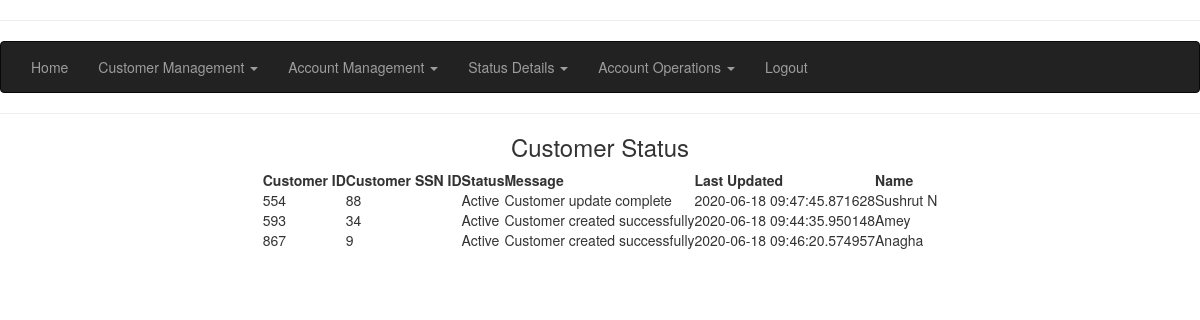
Screenshot of /execpage/customer-status with the database file from the repository.
### app.py (models this page shows, shortened)
class Customer(db.Model):
    customerid = db.Column(db.Integer, primary_key=True, nullable=False)
    customerssn = db.Column(db.Integer, nullable=False)
    customeraccno = db.Column(db.Integer, nullable=False, default=0)
    customeracctype = db.Column(db.String(15), nullable=False, default='N/A')
    customerstatus = db.Column(db.String(15), nullable=False, default='Active')
    customermsg = db.Column(db.String(50), nullable=False, default='Customer created successfully')
    customerupd = db.Column(db.DateTime, nullable=False, default=datetime.utcnow)
    customerage = db.Column(db.Integer, nullable=False)
    customername = db.Column(db.String(30), nullable=False)
    customeraddr = db.Column(db.String(100), nullable=False)
    customerstate = db.Column(db.String(20), nullable=False)
    customercity = db.Column(db.String(20), nullable=False)

### app.py (the view)
@app.route('/execpage/customer-status', methods=['GET','POST'])
def show_customer_details():
    records = Customer.query.all()
    return render_template('customerstatus.html',records=records)

### app.py (called while the page is built)
@app.before_request
def before_request():
    g.username=None
    if 'username' in session:
        g.username = session['username']

### templates/customerstatus.html (shortened to what this page needs)
<!DOCTYPE html>
<html lang="en">
<head>
    <link rel="stylesheet" href="https://maxcdn.bootstrapcdn.com/bootstrap/3.4.1/css/bootstrap.min.css">
    <link rel="stylesheet" href="https://unpkg.com/purecss@2.0.3/build/pure-min.css">
</head>
<body>
<hr>
<nav class="navbar navbar-inverse">
    <div class="container-fluid">
      <ul class="nav navbar-nav">
        <li><a href="/execpage">Home</a></li>
        <li class="dropbtn"><a class="dropdown-toggle" data-toggle="dropdown" href="#">Customer Management <span class="caret"></span></a>
        </li>
        <li class="dropdown"><a class="dropdown-toggle" data-toggle="dropdown" href="#">Account Management <span class="caret"></span></a>
        </li>
        <li class="dropdown"><a class="dropdown-toggle" data-toggle="dropdown" href="#">Status Details <span class="caret"></span></a>
        </li>
        <li class="dropdown"><a class="dropdown-toggle" data-toggle="dropdown" href="#">Account Operations <span class="caret"></span></a>
        </li>
        <li><a href="/logout">Logout</a></li>
      </ul>
    </div>
  </nav>
<hr>
<h3 style="text-align:center">Customer Status</h3>
<table class="pure-table pure-table-bordered">
    <thead>
        <tr>
            <th>Customer ID</th>
            <th>Customer SSN ID</th>
            <th>Status</th>
            <th>Message</th>
            <th>Last Updated</th>
            <th>Name</th>
        </tr>
    </thead>
    <tbody>
        {% for r in records %}
        <tr>
            <td>{{ r.customerid }}</td>
            <td>{{ r.customerssn }}</td>
            <td>{{ r.customerstatus }}</td>
            <td>{{ r.customermsg }}</td>
            <td>{{ r.customerupd }}</td>
            <td>{{ r.customername }}</td>
        </tr>
        {% endfor %}
    </tbody>
</table>
</body>
</html>

### templates/customerstatus.html (style rules this page uses)
table { margin-left: auto; margin-right: auto; }

### rows the page displays
Customer: customerid "554", customerssn "88", customerstatus "Active", customermsg "Customer update complete", customerupd "2020-06-18 09:47:45.871628", customername "Sushrut N"
Customer: customerid "593", customerssn "34", customerstatus "Active", customermsg "Customer created successfully", customerupd "2020-06-18 09:44:35.950148", customername "Amey"
Customer: customerid "867", customerssn "9", customerstatus "Active", customermsg "Customer created successfully", customerupd "2020-06-18 09:46:20.574957", customername "Anagha"
